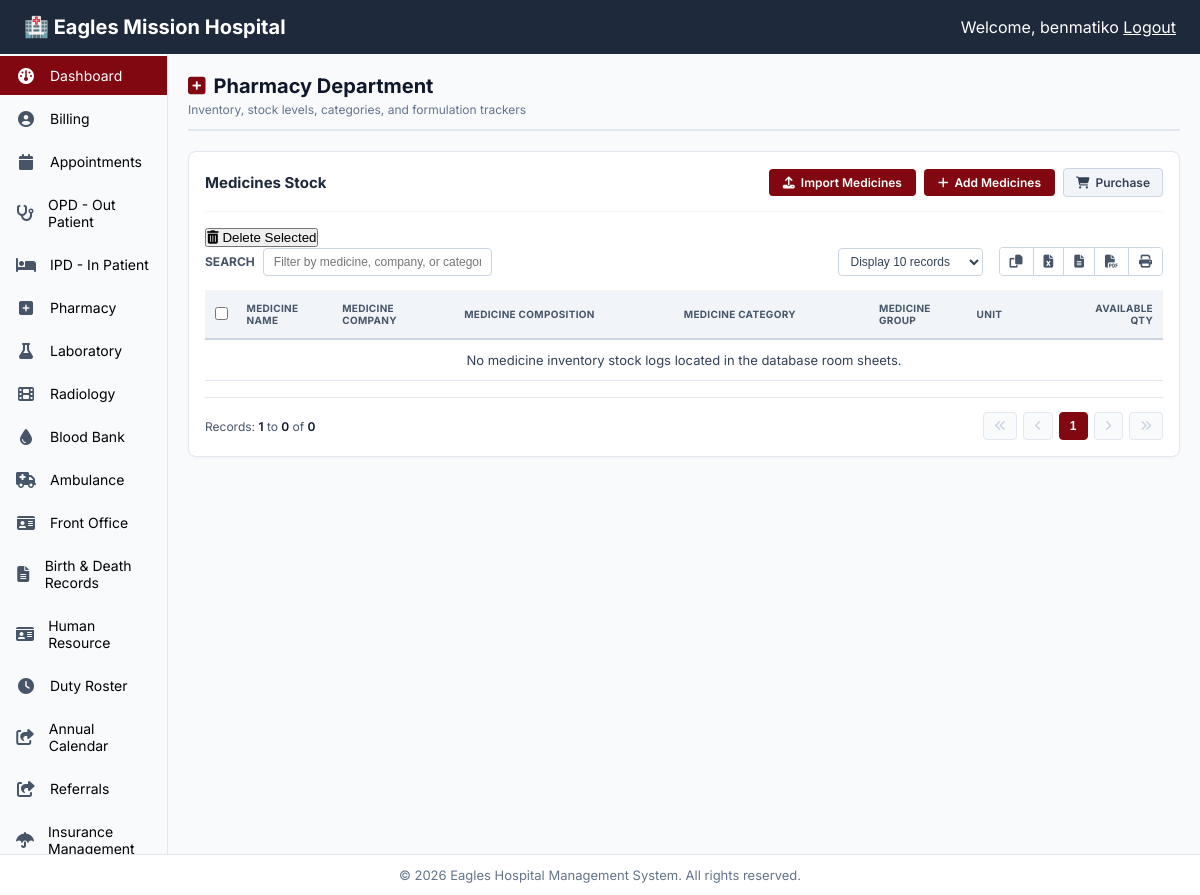
The page /pharmacy/medicines/ (signed in) on the database as committed earlier.
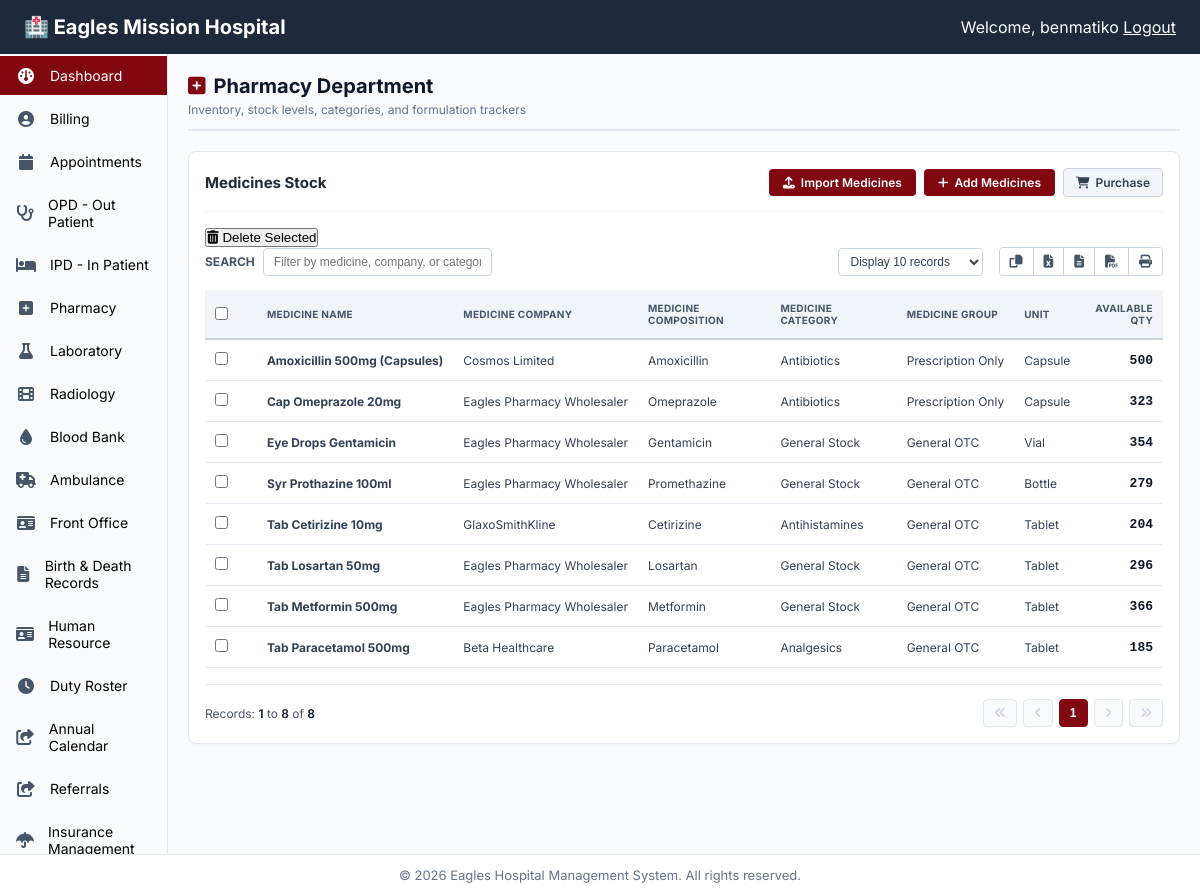
The same page on the database as committed later.
### pharmacy/models.py (models this page shows, shortened)
class Stock(models.Model):
    item_name = models.CharField(max_length=200, unique=True, db_index=True) # e.g., "Amoxicillin 500mg"
    generic_name = models.CharField(max_length=200, blank=True, null=True)
    batch_number = models.CharField(max_length=100, blank=True, null=True)
    quantity_in_stock = models.PositiveIntegerField(default=0)
    reorder_level = models.PositiveIntegerField(default=10, help_text="Alert threshold to restock item")
    buying_price = models.DecimalField(max_digits=10, decimal_places=2, help_text="Cost price per unit")
    selling_price = models.DecimalField(max_digits=10, decimal_places=2, help_text="Retail billing charge per unit")
    expiry_date = models.DateField(db_index=True)
    created_at = models.DateTimeField(auto_now_add=True)
    updated_at = models.DateTimeField(auto_now=True)
    @property
    def needs_restock(self):
        return self.quantity_in_stock <= self.reorder_level
    @property
    def is_out_of_stock(self):
        return self.quantity_in_stock <= 0
    @property
    def company_name(self):
        name_lower = self.item_name.lower()
        if "beta" in name_lower or "paracetamol" in name_lower:
            return "Beta Healthcare"
        elif "cosmos" in name_lower or "amoxicillin" in name_lower:
            return "Cosmos Limited"
        elif "gsk" in name_lower or "cetirizine" in name_lower or "glaxo" in name_lower:
            return "GlaxoSmithKline"
        return "Eagles Pharmacy Wholesaler"
    @property
    def category(self):
        name_lower = self.item_name.lower()
        if "amox" in name_lower or "cap" in name_lower:
            return "Antibiotics"
        elif "para" in name_lower or "hedex" in name_lower:
            return "Analgesics"
        elif "cetirizine" in name_lower:
            return "Antihistamines"
        return "General Stock"
    @property
    def group(self):
        if self.category == "Antibiotics":
            return "Prescription Only"
        return "General OTC"
    @property
    def unit_type(self):
        name_lower = self.item_name.lower()
        if "syr" in name_lower or "susp" in name_lower or "liquid" in name_lower:
            return "Bottle"
        elif "cap" in name_lower:
            return "Capsule"
        elif "drops" in name_lower:
            return "Vial"
        return "Tablet"

### pharmacy/views.py (the view)
# urls.py: path('medicines/', views.pharmacy_medicines_view, name='pharmacymedicines'),
@login_required
def pharmacy_medicines_view(request):
    medicines = Stock.objects.all().order_by('item_name')
    return render(request, 'pharmacy/pharmacymedicines.html', {'medicines': medicines})

### pharmacy/templates/pharmacy/pharmacymedicines.html (shortened to what the changed rows need)
{% extends "base.html" %}
{% block content %}
<div class="pharmacy-container-layout">
  <div class="pharmacy-panel-header">
    <div class="panel-title-group">
      <h1><i class="fa fa-plus-square"></i> Pharmacy Department</h1>
    </div>
  </div>
  <div class="pharmacy-billing-section">
    <div class="ledger-action-row">
      <h2>Medicines Stock</h2>
    </div>
    <div class="table-fixed-container">
      <table class="hms-table hms-billing-log-table">
        <thead>
          <tr>
            <th><input type="checkbox" id="selectAllLedgers"></th>
            <th>Medicine Name</th>
            <th>Medicine Company</th>
            <th>Medicine Composition</th>
            <th>Medicine Category</th>
            <th>Medicine Group</th>
            <th>Unit</th>
            <th class="text-right">Available Qty</th>
          </tr>
        </thead>
        <tbody>
          {% for medicine in medicines %}
          <tr>
            <td class="checkbox-fit-cell"><input type="checkbox" class="ledger-checkbox" value="MED-{{ medicine.id }}"></td>
            <td><strong>{{ medicine.item_name }}</strong></td>
            <td>{{ medicine.company_name }}</td>
            <td>{{ medicine.generic_name|default:"—" }}</td>
            <td>{{ medicine.category }}</td>
            <td>{{ medicine.group }}</td>
            <td>{{ medicine.unit_type }}</td>
            <td class="text-right qty-bold balance-cell">
              <div class="stock-level-display">
                {% if medicine.is_out_of_stock %}
                  <span class="badge-status-alert status-reorder-critical">Out of Stock, Reorder</span>
                  <span class="qty-count-zero">0</span>
                {% elif medicine.needs_restock %}
                  <span class="badge-status-alert status-reorder">Low Stock, Reorder</span>
                  <span class="qty-count-warning">{{ medicine.quantity_in_stock }}</span>
                {% else %}
                  <span class="qty-count-optimal">{{ medicine.quantity_in_stock }}</span>
                {% endif %}
              </div>
            </td>
          </tr>
          {% empty %}
          <tr>
            <td colspan="8" class="empty-table-placeholder">
              No medicine inventory stock logs located in the database room sheets.
            </td>
          </tr>
          {% endfor %}
        </tbody>
      </table>
    </div>
    <div class="ledger-pagination-row">
      <div class="pagination-counter-info">
        Records: <strong>1</strong> to <strong>{{ medicines.count }}</strong> of <strong>{{ medicines.count }}</strong>
      </div>
    </div>
  </div>
</div>
{% endblock %}

Rows that differ between the two databases and show on the page:
added Stock: item_name "Amoxicillin 500mg (Capsules)", company_name "Cosmos Limited", generic_name "Amoxicillin", category "Antibiotics", group "Prescription Only", unit_type "Capsule", quantity_in_stock "500"
added Stock: item_name "Cap Omeprazole 20mg", company_name "Eagles Pharmacy Wholesaler", generic_name "Omeprazole", category "Antibiotics", group "Prescription Only", unit_type "Capsule", quantity_in_stock "323"
added Stock: item_name "Eye Drops Gentamicin", company_name "Eagles Pharmacy Wholesaler", generic_name "Gentamicin", category "General Stock", group "General OTC", unit_type "Vial", quantity_in_stock "354"
added Stock: item_name "Syr Prothazine 100ml", company_name "Eagles Pharmacy Wholesaler", generic_name "Promethazine", category "General Stock", group "General OTC", unit_type "Bottle", quantity_in_stock "279"
added Stock: item_name "Tab Cetirizine 10mg", company_name "GlaxoSmithKline", generic_name "Cetirizine", category "Antihistamines", group "General OTC", unit_type "Tablet", quantity_in_stock "204"
added Stock: item_name "Tab Losartan 50mg", company_name "Eagles Pharmacy Wholesaler", generic_name "Losartan", category "General Stock", group "General OTC", unit_type "Tablet", quantity_in_stock "296"
added Stock: item_name "Tab Metformin 500mg", company_name "Eagles Pharmacy Wholesaler", generic_name "Metformin", category "General Stock", group "General OTC", unit_type "Tablet", quantity_in_stock "366"
added Stock: item_name "Tab Paracetamol 500mg", company_name "Beta Healthcare", generic_name "Paracetamol", category "Analgesics", group "General OTC", unit_type "Tablet", quantity_in_stock "185"
Other text that changed with them:
{{ medicines.count }}: "0" → "8"
text no longer shown: "No medicine inventory stock logs located in the database room sheets."
